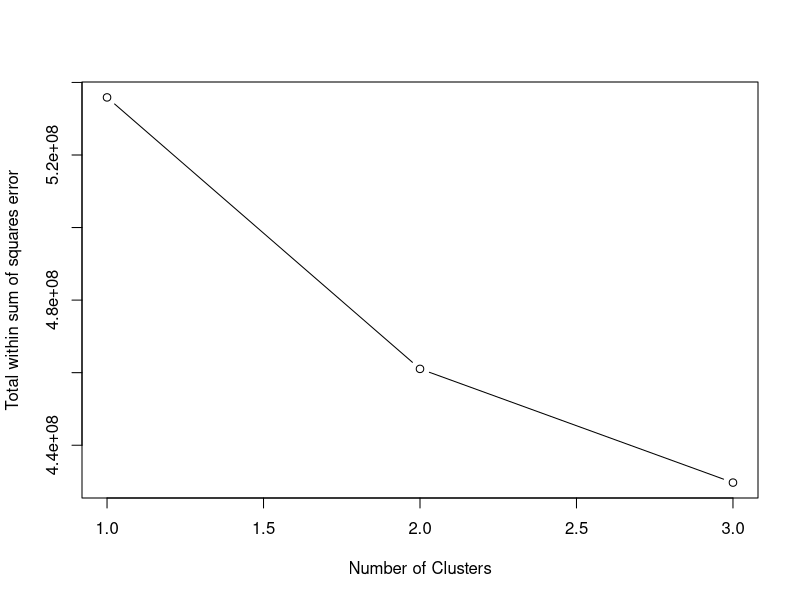
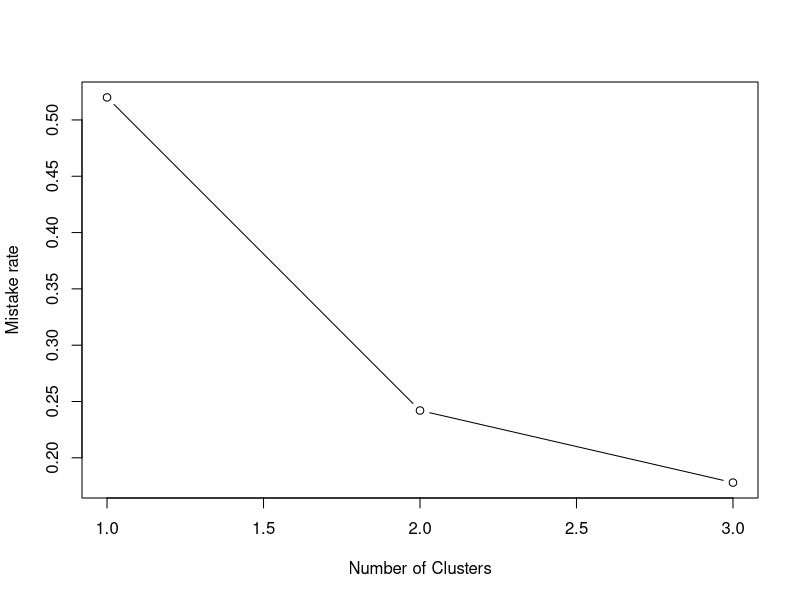
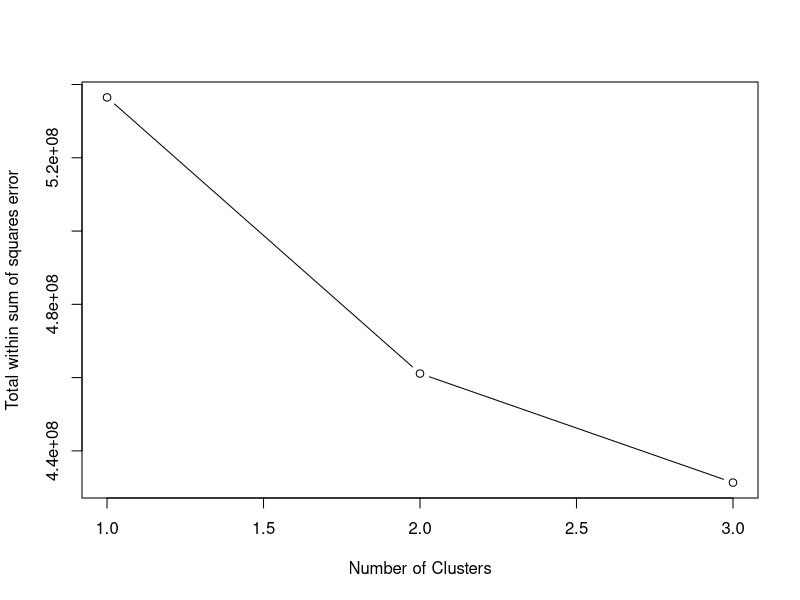
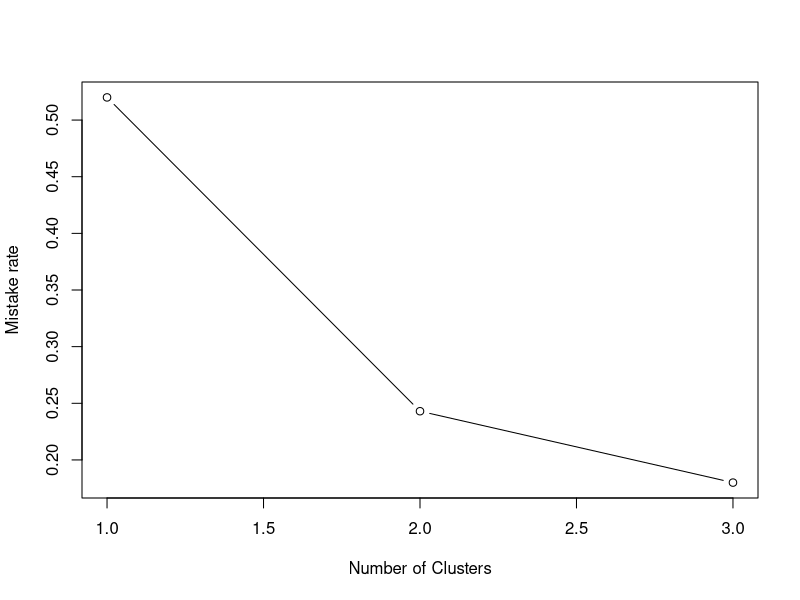
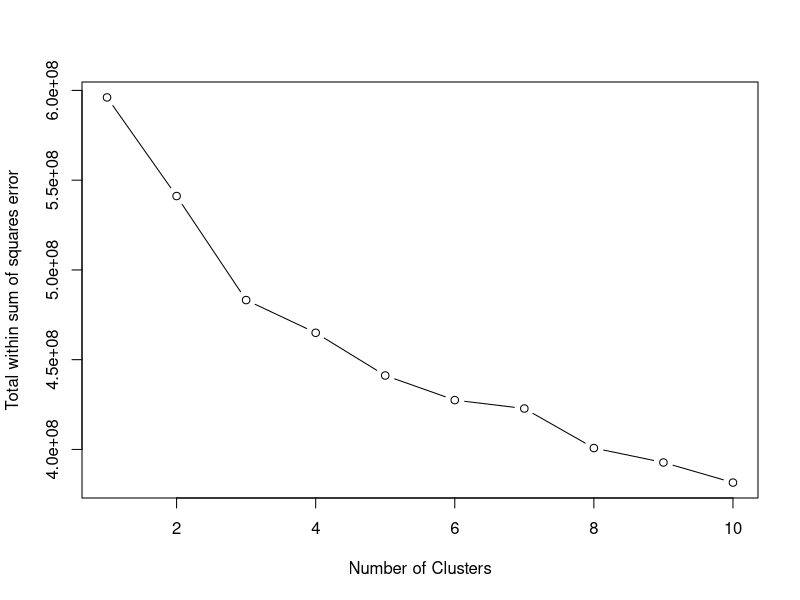
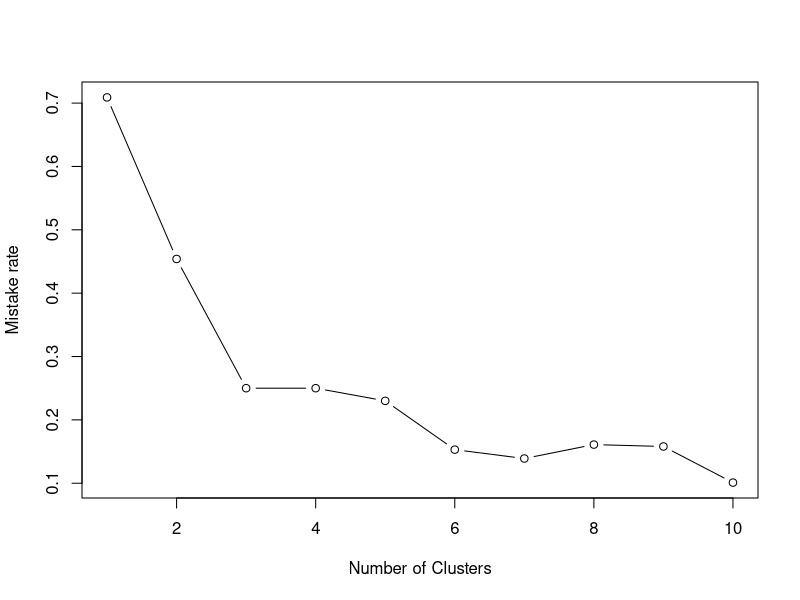
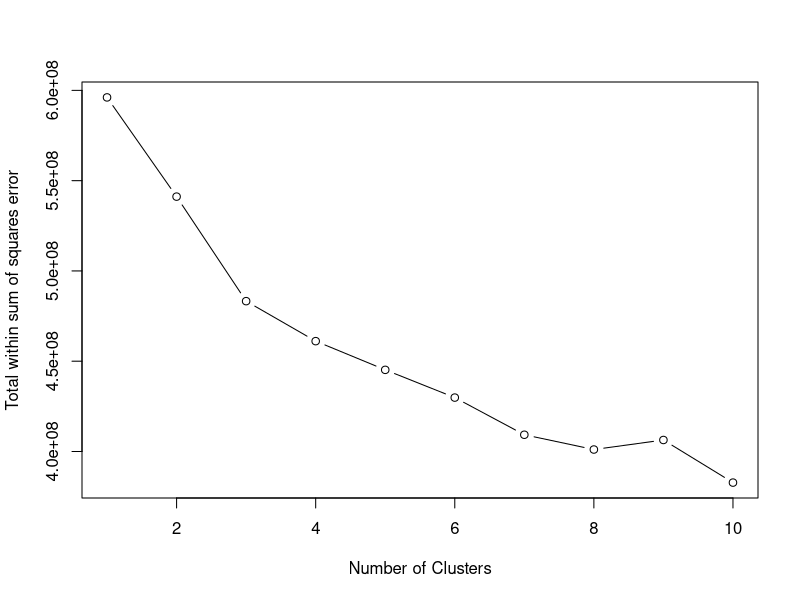
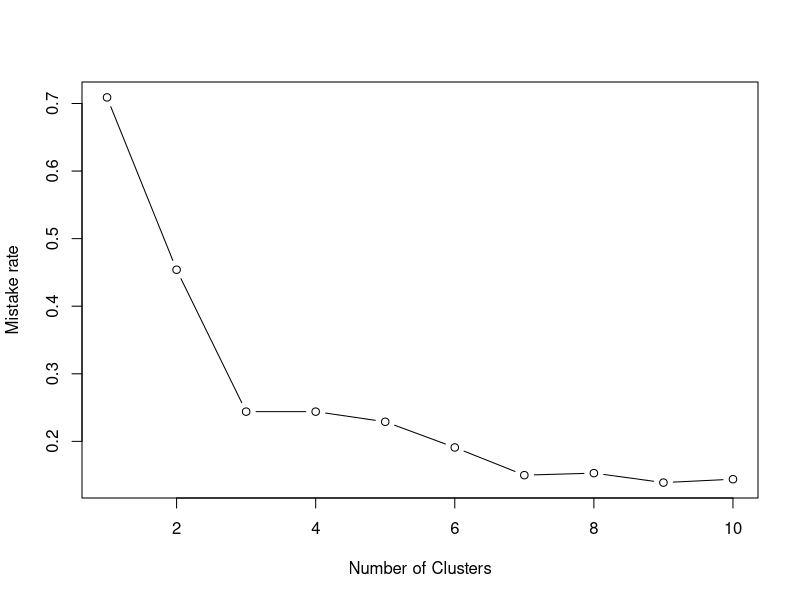

Reproduce these figures in R, in order.

# KMeans Implementation
initialize <- function(X, k, random_centers=TRUE) {
    #' initializes the centers
    if (random_centers) {idxs = sample(dim(X)[1], k)}
    else {idxs = 1:k}
    Mu = X[idxs, ]
    return(Mu)
}

assign <- function(X, Mu) {
    #' assigns data to the closest center
    N = nrow(X)
    k = nrow(Mu)
    z = matrix(0, N, k)
    for (j in 1:k){
        z[, j] = rowSums(sweep(as.matrix(X), 2, as.matrix(Mu)[j, ], '-') ** 2)
    }

    return(apply(z, 1, which.min))
}

updateCenters <- function(X, z, k) {
    N = nrow(X)
    D = ncol(X)
    Mu = matrix(0, k, D)
    counts = tabulate(z)
    for (j in 1:k){
        Mu[j, ] = colSums(X[z == j, ]) / counts[j]
    }
    return(Mu)
}

compute_total_withinss <- function(X, Mu, z) {
    tot.withinss = 0
    for (j in 1:nrow(Mu)){
        tot.withinss = (
            tot.withinss +
            sum(sweep(as.matrix(X)[z == j, ], 2, as.matrix(Mu)[j, ], '-') ** 2)
        )
    }
    return(tot.withinss)
}

labelize_and_compute_mistake_rate <- function(clust, y, k){
    mistake = 0
    labels = numeric()
    for (i in 1:k) {
        i.digits = y[clust[[2]] == i,]
        i.uniqueDigits = unique(i.digits)
        i.label = -1
        i.labelCount = -1
        i.label = c(0, 0)
        for (digit in i.uniqueDigits) {
            digit.count = sum(i.digits == digit)
            if (digit.count > i.label[2]) {
                i.label = c(digit, digit.count)
            }
            else if (digit.count == i.label[2] && digit < i.label[1]) {
                i.label = c(digit, digit.count)
            }
        }
        labels[i] = i.label[1]
        mistake = mistake + length(i.digits) - i.label[2]
    }
    clust[[length(clust) + 1]] = labels
    clust[[length(clust) + 1]] = mistake / nrow(X)
    return(clust)
}

doCluster <- function(X, k, random_centers, iter.max) {
    Mu = initialize(X, k, random_centers)
    N = nrow(X)
    z = rep(-1, N)  # So that initially all assignments change.
    for (iter in 1:iter.max) {
        old_z = z
        z = assign(X, Mu)  # The vector of assignments z.
        Mu = updateCenters(X, z, k)  # Update the centroids
        if (all(z == old_z)) {  # Stop condition
            break
        }
    }
    total.withinss = compute_total_withinss(X, Mu, z)
    return(list(Mu, z, total.withinss, iter))
}

custom_kmeans <- function(X, y, k, random_centers=TRUE, iter.max=10, nstart=1) {
    #' This function does clustering and returns a list object cluster as follow:
    #' clust[[1]] = Mu,  # the centers of clusters
    #' clust[[2]] = z,  # specifies which cluster data belongs to, z[1]: cluster of X[1,]
    #' clust[[3]] = total.withinss,  # Total within sum of squares errors
    #' clust[[4]] = iter,  # the number of iterations
    #' clust[[5]] = labels,  # specifies the label of each cluster
    #' clust[[6]] = mistake rate, (the number of iterations)

    results = list()
    for (i in 1:nstart){
        results[[i]] = doCluster(X, k, random_centers, iter.max)
    }
    best_res_total.withinss = Inf
    best_res_idx = 0
    for (i in 1:length(results)) {
        if (results[[i]][[3]] < best_res_total.withinss) {
            best_res_total.withinss = results[[i]][[3]]
            best_res_idx = i
        }
    }
    best = results[[best_res_idx]]
    best = labelize_and_compute_mistake_rate(best, y, k)
    return(best)
}

# Functions for creating a table containing
# "number of iterations", "total within sum of square errors" and "mistake rate"
computeMistakeRate = function(clust, y) {
    mistake = 0
    for (i in 1:dim(clust$centers)[1]) {
        i.digits = y[clust$cluster == i,]
        i.uniqueDigits = unique(i.digits)
        i.label = c(0, 0)
        for (digit in i.uniqueDigits) {
            digit.count = sum(i.digits == digit)
            if (digit.count > i.label[2]) {
                i.label = c(digit, digit.count)
            }
            else if (digit.count == i.label[2] && digit < i.label[1]) {
                i.label = c(digit, digit.count)
            }
        }
        mistake = mistake + clust$size[i] - i.label[2]
    }
    mistake.rate = mistake / length(clust$cluster)
    return(mistake.rate)
}

# This function returns an info table using R kmeans function
compareClusters <- function(X, y, k, max_iter, random_centers=FALSE, nstart=1) {
    infoTableRowNames = c("Number of terations", "Total within SSE", "Mistake rate")
    infoTable = as.table(matrix(
        rep(0,length(k)*3),
        ncol=length(k),
        dimnames=list(infoTableRowNames, k)
    ))

    for (i in seq_along(k)) {
        if (random_centers) centers = k[i] else centers = X[1:k[i], ]

        # If a number passed to kmeans function as centers parameter,
        # a random set of (distinct) rows in ‘X’ is chosen as the initial centers.
        # It's also is possible to choose centers manually as follow:
        #     idxs = sample(dim(X)[1], i)
        #     centers = X[idxs, ]

        # nstart: if ‘centers’ is a number, how many random sets should be chosen?
        # A stupid way is as follow:
        # temp_tot.withinss = Inf
        # cluster = NULL
        # for (j in 1:nstart) {
        #     idxs = sample(nrow(X), k[i])
        #     temp_cluster = kmeans(X, centers=X[idxs, ], iter.max=max_iter)
        #     if (temp_cluster$tot.withinss < temp_tot.withinss) {
        #         temp_tot.withinss = temp_cluster$tot.withinss
        #         cluster = temp_cluster
        #     }
        # }
        i.cluster = kmeans(X, centers, iter.max=max_iter, nstart=nstart)

        infoTable[1, i] = i.cluster$iter
        infoTable[2, i] = i.cluster$tot.withinss
        infoTable[3, i] = computeMistakeRate(i.cluster, y)
    }
    return(infoTable)
}

# This function returns an info table using My own implementation of kmeans
myCompareClusters <- function(X, y, k, iter.max=max_iter, random_centers=FALSE, nstart=1) {
    infoTableRowNames = c("iteration", "tot.withinss", "mistake.rate")
    infoTable = as.table(matrix(
        rep(0,length(k)*3),
        ncol=length(k),
        dimnames=list(infoTableRowNames, k)
    ))

    for (i in seq_along(k)) {
        i.cluster = custom_kmeans(
            X, y, k[i], random_centers=random_centers,
            iter.max=max_iter, nstart=nstart)

        infoTable[1, i] = i.cluster[[4]]
        infoTable[2, i] = i.cluster[[3]]
        infoTable[3, i] = i.cluster[[6]]
    }
    return(infoTable)
}

# Loading the data set
X = read.csv('digit.txt', header=FALSE, sep=' ')
y = read.csv('labels.txt', header=FALSE, sep='\n')

# checking my custom kmeans function
k = 4
clusterk4 = custom_kmeans(X, y, k, random_centers=TRUE, iter.max=20)
writeLines(paste(
    "clustering with k =", k,
    "\niterations:", clusterk4[[4]],
    "\nTotal within SS:", clusterk4[[3]],
    "\nMistake Rate:", clusterk4[[6]]
))

k = 10
clusterk10 = custom_kmeans(X, y, k, random_centers=TRUE, iter.max=20)
writeLines(paste(
    "\nclustering with k =", k,
    "\niterations:", clusterk10[[4]],
    "\nTotal within SS:", clusterk10[[3]],
    "\nMistake Rate:", clusterk10[[6]]
))

max_iter = 20
nClusters = c(2, 4, 6)

# using R kmeans function
infoTable1 = compareClusters(X, y, nClusters, max_iter, random_centers=FALSE)
print(round(infoTable1, 2))
plot(infoTable1[2, ], type="b", xlab="Number of Clusters", ylab="Total within sum of squares error")
plot(infoTable1[3, ], type="b", xlab="Number of Clusters", ylab="Mistake rate")

infoTable2 = myCompareClusters(X, y, nClusters, max_iter, random_centers=FALSE)
print(round(infoTable2, 2))
plot(infoTable2[2, ], type="b", xlab="Number of Clusters", ylab="Total within sum of squares error")
plot(infoTable2[3, ], type="b", xlab="Number of Clusters", ylab="Mistake rate")

max_iter = 20
nClusters = 1:10

# using R kmeans function
infoTable3 = compareClusters(X, y, nClusters, max_iter, random_centers=TRUE)
print(round(infoTable3, 2))
plot(infoTable3[2, ], type="b", xlab="Number of Clusters", ylab="Total within sum of squares error")
plot(infoTable3[3, ], type="b", xlab="Number of Clusters", ylab="Mistake rate")

infoTable4 = myCompareClusters(X, y, nClusters, max_iter, random_centers=TRUE)
print(round(infoTable4, 2))
plot(infoTable4[2, ], type="b", xlab="Number of Clusters", ylab="Total within sum of squares error")
plot(infoTable4[3, ], type="b", xlab="Number of Clusters", ylab="Mistake rate")

max_iter = 20
nClusters = 1:10
nstart = 10

# using R kmeans function
infoTable5 = compareClusters(X, y, nClusters, max_iter, random_centers=TRUE, nstart=nstart)
print(round(infoTable5, 2))
plot(infoTable5[2, ], type="b", xlab="Number of Clusters", ylab="Total within sum of squares error")
plot(infoTable5[3, ], type="b", xlab="Number of Clusters", ylab="Mistake rate")

infoTable6 = myCompareClusters(X, y, nClusters, max_iter, random_centers=TRUE, nstart=nstart)
print(round(infoTable6, 2))
plot(infoTable6[2, ], type="b", xlab="Number of Clusters", ylab="Total within sum of squares error")
plot(infoTable6[3, ], type="b", xlab="Number of Clusters", ylab="Mistake rate")
